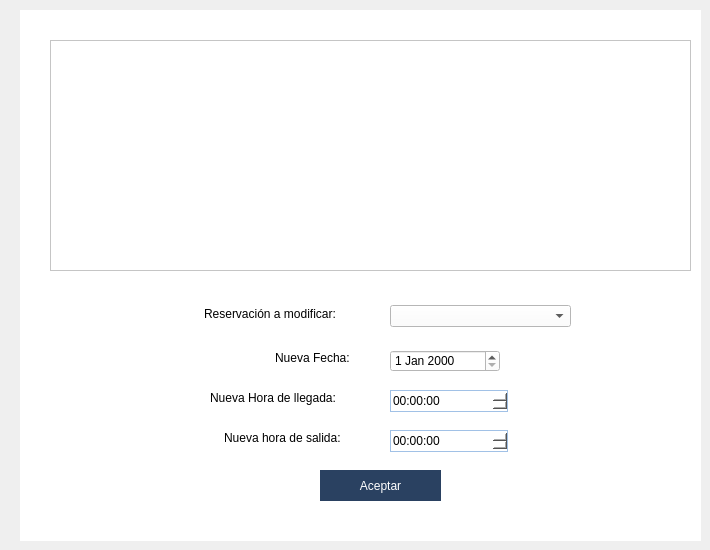
   <widget class="QWidget" name="page_2">
    <widget class="QWidget" name="widget_5" native="true">
     <property name="geometry">
      <rect>
       <x>20</x>
       <y>10</y>
       <width>681</width>
       <height>531</height>
      </rect>
     </property>
     <property name="styleSheet">
      <string notr="true">QWidget{
	background-color: white;
}

QLabel{
	font: 12pt &quot;Corbel&quot;;
	color: black,
}

QLineEdit{
	border: 1px solid #A1C1E6;
}

QTimeEdit{
	border: 1px solid #A1C1E6;
	font: 10pt &quot;Corbel&quot;;
}

QCalendarWidget{
	border: 1px solid #A1C1E6;
}</string>
     </property>
     <widget class="QTableWidget" name="Registros">
      <property name="geometry">
       <rect>
        <x>30</x>
        <y>30</y>
        <width>641</width>
        <height>231</height>
       </rect>
      </property>
     </widget>
     <widget class="QTimeEdit" name="NuevaLlegada">
      <property name="geometry">
       <rect>
        <x>370</x>
        <y>380</y>
        <width>118</width>
        <height>22</height>
       </rect>
      </property>
     </widget>
     <widget class="QLabel" name="label_13">
      <property name="geometry">
       <rect>
        <x>184</x>
        <y>296</y>
        <width>161</width>
        <height>16</height>
       </rect>
      </property>
      <property name="text">
       <string>Reservación a modificar:</string>
      </property>
     </widget>
     <widget class="QLabel" name="label_16">
      <property name="geometry">
       <rect>
        <x>204</x>
        <y>420</y>
        <width>141</width>
        <height>16</height>
       </rect>
      </property>
      <property name="text">
       <string>Nueva hora de salida:</string>
      </property>
     </widget>
     <widget class="QTimeEdit" name="NuevaSalida">
      <property name="geometry">
       <rect>
        <x>370</x>
        <y>420</y>
        <width>118</width>
        <height>22</height>
       </rect>
      </property>
     </widget>
     <widget class="QLabel" name="label_15">
      <property name="geometry">
       <rect>
        <x>190</x>
        <y>380</y>
        <width>161</width>
        <height>16</height>
       </rect>
      </property>
      <property name="text">
       <string>Nueva Hora de llegada:</string>
      </property>
     </widget>
     <widget class="QPushButton" name="pushButton_2">
      <property name="geometry">
       <rect>
        <x>300</x>
        <y>460</y>
        <width>121</width>
        <height>31</height>
       </rect>
      </property>
      <property name="styleSheet">
       <string notr="true">QPushButton{
	background-color: #2A4161;
	color: white;
	font: 10pt &quot;Corbel&quot;;
	border: none;
}

QPushButton:Hover{
	background-color: #C2C9F2;
}</string>
      </property>
      <property name="text">
       <string>Aceptar</string>
      </property>
     </widget>
     <widget class="QLabel" name="label_14">
      <property name="geometry">
       <rect>
        <x>255</x>
        <y>340</y>
        <width>91</width>
        <height>16</height>
       </rect>
      </property>
      <property name="text">
       <string>Nueva Fecha:</string>
      </property>
     </widget>
     <widget class="QDateEdit" name="NuevaFecha">
      <property name="geometry">
       <rect>
        <x>370</x>
        <y>340</y>
        <width>110</width>
        <height>22</height>
       </rect>
      </property>
     </widget>
     <widget class="QComboBox" name="Reservaciones">
      <property name="geometry">
       <rect>
        <x>370</x>
        <y>295</y>
        <width>181</width>
        <height>22</height>
       </rect>
      </property>
     </widget>
    </widget>
   </widget>
